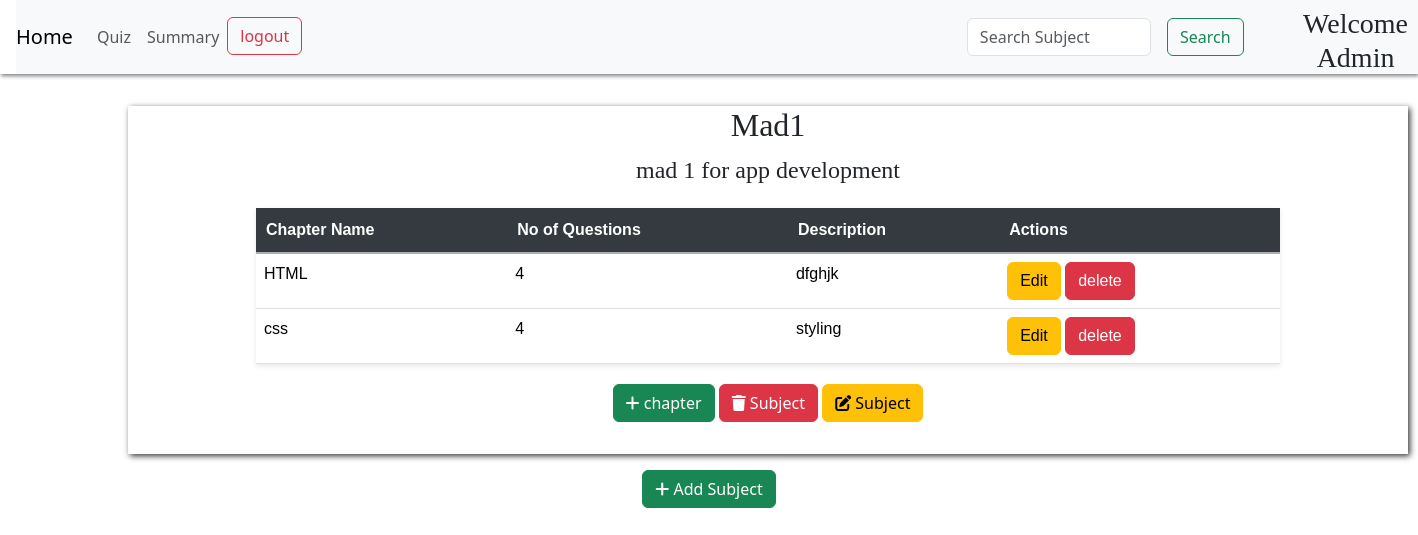
The page /admin on the database as committed earlier.
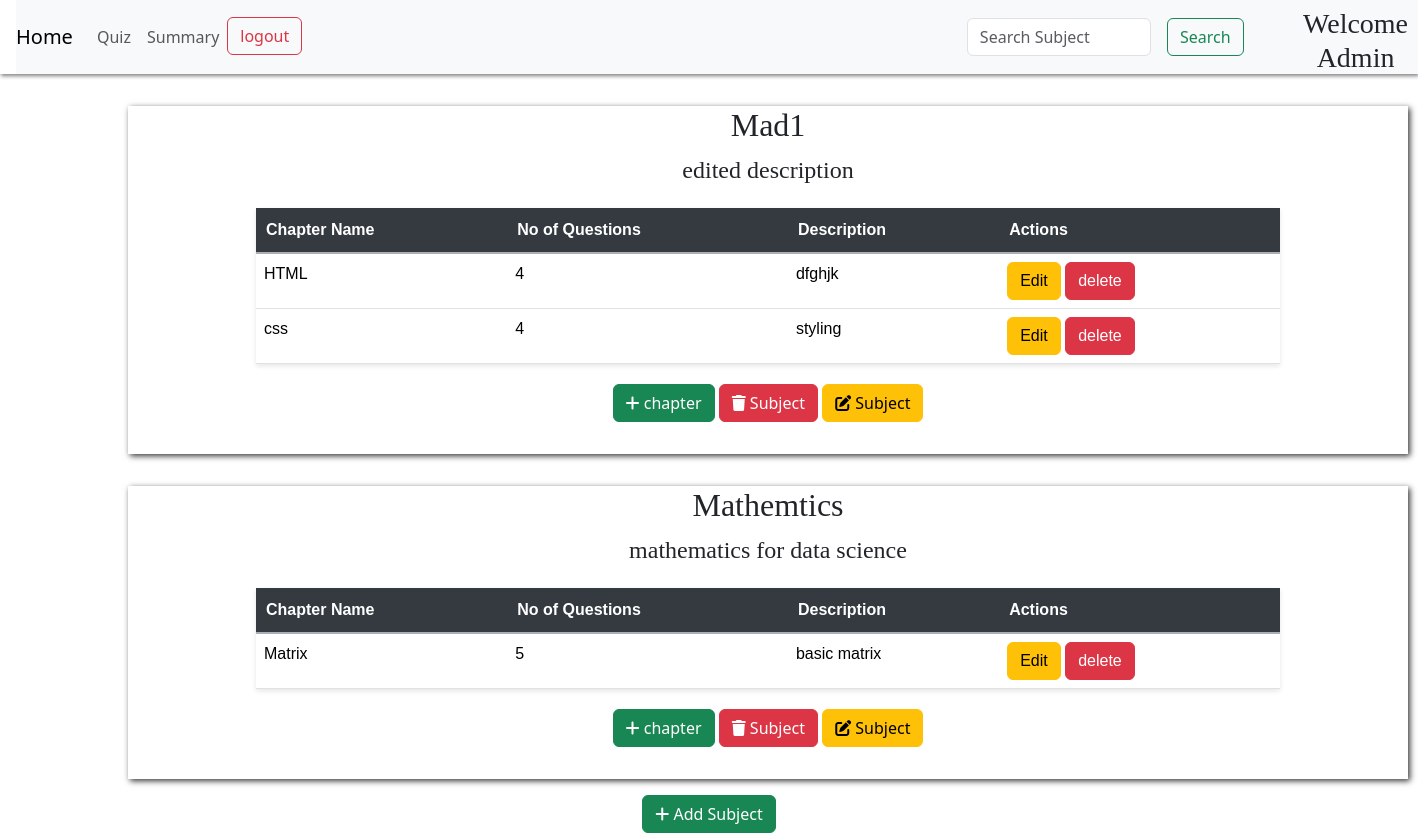
The same page on the database as committed later.
### models.py (models this page shows)
class Subject(db.Model):
    id =db.Column(db.Integer, primary_key=True, autoincrement=True)
    name= db.Column(db.String(50), nullable=False)
    description=db.Column(db.String(200), nullable=True)
    chapters=db.relationship('Chapter', backref='subject', lazy=True)

class Chapter(db.Model):
    id =db.Column(db.Integer, primary_key=True, autoincrement=True)
    subject_id=db.Column(db.Integer, db.ForeignKey('subject.id', name='FK_chapter_subject_id'), nullable=False)
    name=db.Column(db.String(50), nullable=False)
    description=db.Column(db.String(100), nullable=True)
    quizs=db.relationship('Quiz', backref='chapter', lazy=True)

### routes.py (the view)
@app.route('/admin')
def admin():
    query = request.args.get("query","").strip().lower()
    print(f"Search Query: '{query}'")
    query = query.strip()
    if query:
        subjects = Subject.query.filter(Subject.name.ilike(f"%{query}%")).all()
    else:
        subjects = Subject.query.all()
    print(f"Matching Subjects: {subjects}")
    if not subjects:
        print("No subjects matched the query.")
    sub_chapters = {}
    chapter_quizs={}
    chapter_question ={}
    for subject in subjects:
        chapters = Chapter.query.filter_by(subject_id=subject.id).all()
        sub_chapters[subject.id]=chapters
        for chapter in chapters:
            quizzes = Quiz.query.filter_by(chapter_id= chapter.id).all()
            chapter_quizs[ chapter.id ] = quizzes
            total_question = sum(quiz.no_of_questions for quiz in quizzes)
            chapter_question[chapter.id] = total_question
    return render_template('admin.html',subjects=subjects,sub_chapters=sub_chapters, chapter_quizs= chapter_quizs, question_counts = chapter_question, query=query)

### templates/admin.html (shortened to what this page needs)
<!DOCTYPE html>
<html lang="en">
<head>
    <link rel="stylesheet" href="{{ url_for('static', filename= 'style_index.css') }}">
        <link rel="stylesheet" href="{{ url_for('static', filename= 'style_index.css') }}">
<link href="https://cdn.jsdelivr.net/npm/bootstrap@5.3.2/dist/css/bootstrap.min.css" rel="stylesheet">
<link rel="stylesheet" href="https://cdnjs.cloudflare.com/ajax/libs/aos/2.3.4/aos.css">
<link rel="stylesheet" href="https://cdnjs.cloudflare.com/ajax/libs/font-awesome/6.7.2/css/all.min.css">
<link href="https://cdn.jsdelivr.net/npm/bootstrap@5.3.3/dist/css/bootstrap.min.css" rel="stylesheet">
</head>
<body>
  <div class="usernav" style="box-shadow:1px 2px 4px grey ">
<nav class="navbar navbar-expand-lg navbar-light bg-light" style="margin-left: 1rem; height:4.6rem">
    <a class="navbar-brand" href="/admin">Home</a>
    <div class="collapse navbar-collapse" id="navbarSupportedContent">
      <ul class="navbar-nav mr-auto">
        <li class="nav-item active">
          <a class="nav-link" href="{{ url_for('quizz') }}">Quiz<span class="sr-only">(current)</span></a>
        </li>
        <li class="nav-item">
          <a class="nav-link" href="{{ url_for('admin_summary') }}">Summary</a>
        </li>
        <li class="nav-item">
            <a class="btn btn-outline-danger" href="/login">logout</a>
          </li>
      </ul>
      <form method="GET" action="/admin" class="form-inline my-2 my-lg-0" style="display:flex; margin-left:50%;">
        <input class="form-control mr-sm-2" type="search" placeholder="Search Subject" aria-label="Search" name="query" value="{{ query or '' }}">
        <button class="btn btn-outline-success my-2 my-sm-0" type="submit" style="margin-left: 1rem;">Search</button>
      </form>
      <div>
        <h3 style="padding-left: 10%; text-align:center; font-family:poppins;margin-left:2rem;" class="wel" id="wel">Welcome Admin</h3>
      </div>
    </div>
  </nav>
</div>
{% if not subjects %}
<h3 style="color: red;">No matching subjects added yet</h3>
{% else %}
<div class="sub-tab">
<div class="userdash">
{% for subject in subjects %}
  <div class="subs">
    <div class="sub-desc">
    <h2 style="font-family: fantasy;font-weight:200;">{{ subject.name }}</h2>
    <p style="font-weight: 500; font-family:poppins; font-size:1.5rem;">{{ subject.description }}</p>
  </div>
    <table class="table">
        <thead class="thead-dark">
        <tr>
            <th>Chapter Name</th>
            <th>No of Questions</th>
            <th>Description</th>
            <th>Actions</th>
        </tr>
        </thead>
        <tbody>
          {% if subject.id in sub_chapters %}
            {% for chapter in sub_chapters[subject.id] %}
             <tr>
               <td>{{chapter.name}}</td>
                <td>
                  {{ question_counts[ chapter.id ] }}
                </td>
                <td>{{ chapter.description }}</td>
                <td>
                    <a href="/chapter/edit/{{chapter.id}}" class="btn btn-warning">Edit
                    </a>
                    <a href="/chapter/delete/{{chapter.id}}" class="btn btn-danger">delete</a>
                </td>
             </tr>
            {% endfor %}
          {% endif %}
        </tbody>
    </table>
    <div class="ad-sub">
      <a href={{ url_for('add_chapter', subject_id=subject.id) }} class="btn btn-success">
        <i class="fas fa-add"></i>
        chapter
      </a>
      <a href="/subject/delete/{{subject.id}}" class="btn btn-danger">
      <i class="fa-solid fa-trash"></i>
      Subject
      </a>
      <a href="/subject/edit/{{ subject.id }}" class="btn btn-warning">
        <i class="fas fa-edit"></i>
        Subject</a>
    </div>
  </div>
{% endfor %}
<div style="text-align: center;" class="fixed-button">
  <a href="{{ url_for('add_sub') }}" class="btn btn-success">
      <i class="fas fa-add"></i>
      Add Subject
  </a>
</div>
</div>
</div>
{% endif %}
</body>
</html>

Rows that differ between the two databases and show on the page:
changed Subject "Mad1": description "mad 1 for app development" → "edited description"
added Subject: name "Mathemtics", description "mathematics for data science"
added Chapter: name "Matrix", question_counts "5", description "basic matrix", shown under "Mathemtics"
